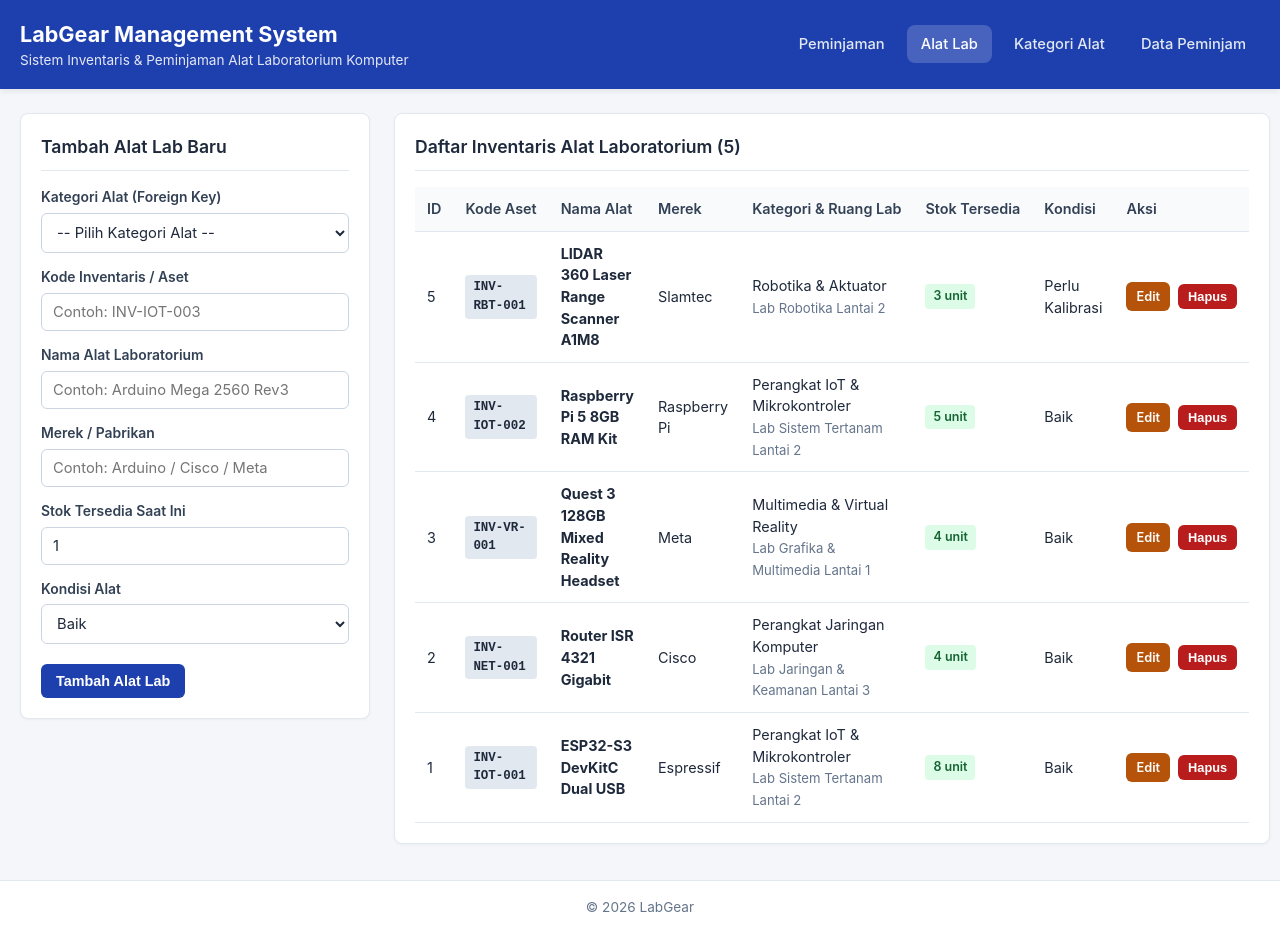
/index.php?page=equipments, run on the app's committed database.
### tables this page shows
CREATE TABLE `equipments` (
  `id` INT UNSIGNED NOT NULL AUTO_INCREMENT,
  `category_id` INT UNSIGNED NOT NULL,
  `asset_code` VARCHAR(30) NOT NULL,
  `equipment_name` VARCHAR(120) NOT NULL,
  `brand` VARCHAR(80) NOT NULL,
  `stock` INT UNSIGNED NOT NULL DEFAULT 0,
  `item_condition` ENUM('Baik', 'Perlu Kalibrasi', 'Rusak Ringan') NOT NULL DEFAULT 'Baik',
  PRIMARY KEY (`id`),
  UNIQUE KEY `uq_equipments_asset_code` (`asset_code`),
  KEY `idx_equipments_category_id` (`category_id`),
  CONSTRAINT `fk_equipments_category`
    FOREIGN KEY (`category_id`) REFERENCES `categories` (`id`)
    ON DELETE RESTRICT
    ON UPDATE CASCADE
);

CREATE TABLE `categories` (
  `id` INT UNSIGNED NOT NULL AUTO_INCREMENT,
  `category_code` VARCHAR(20) NOT NULL,
  `category_name` VARCHAR(100) NOT NULL,
  `lab_room` VARCHAR(60) NOT NULL,
  `description` VARCHAR(255) NOT NULL,
  PRIMARY KEY (`id`),
  UNIQUE KEY `uq_categories_code` (`category_code`)
);

### index.php (called while the page is built, shortened)
<?php
require_once __DIR__ . '/config/bootstrap.php';
$allowedPages = [
    'borrowings' => __DIR__ . '/view/borrowings.php',
    'equipments' => __DIR__ . '/view/equipments.php',
    'categories' => __DIR__ . '/view/categories.php',
    'borrowers'  => __DIR__ . '/view/borrowers.php',
];
$requestedPage = isset($_GET['page']) && is_string($_GET['page']) ? $_GET['page'] : 'borrowings';
$currentPage = array_key_exists($requestedPage, $allowedPages) ? $requestedPage : 'borrowings';
try {
    $database = new Database();
    $pdo = $database->getConnection();
    $equipmentRepo = new Equipment($pdo);
} catch (Throwable $e) {
    $dbError = 'Koneksi ke database gagal. Pastikan MySQL aktif dan file database/db_lab_gear.sql sudah di-import.';
}
require $allowedPages[$currentPage];

### config/helpers.php (called while the page is built, shortened)
<?php
function e(mixed $value): string
{
    return htmlspecialchars((string) ($value ?? ''), ENT_QUOTES | ENT_SUBSTITUTE, 'UTF-8');
}

### config/bootstrap.php (called while the page is built, shortened)
<?php
require_once __DIR__ . '/helpers.php';
spl_autoload_register(static function (string $className): void {
    $safeName = basename(str_replace('\\', '/', $className));
    $filePath = dirname(__DIR__) . '/class/' . $safeName . '.php';
});

### class/Equipment.php (called while the page is built, shortened)
<?php
final class Equipment extends BaseRepository
{
    public function findAll(): array
    {
        $sql = 'SELECT e.*,
                       c.category_code,
                       c.category_name,
                       c.lab_room
                FROM `equipments` e
                INNER JOIN `categories` c ON e.category_id = c.id
                ORDER BY e.id DESC';
        $rows = $this->run($sql)->fetchAll();
        return $rows;
    }
}

### class/BaseRepository.php (called while the page is built, shortened)
<?php
abstract class BaseRepository implements CrudRepository
{
    protected PDO $db;
    public function __construct(PDO $db)
    {
        $this->db = $db;
    }
    protected function run(string $sql, array $params = []): PDOStatement
    {
        $stmt = $this->db->prepare($sql);
        $stmt->execute($params);
        return $stmt;
    }
}

### view/equipments.php (the view, shortened to what this page needs)
<?php
$equipments = [];
$categories = [];
$editingEquipment = null;
if ($equipmentRepo !== null && $categoryRepo !== null) {
    try {
        $equipments = $equipmentRepo->findAll();
        $categories = $categoryRepo->findAll();
    } catch (Throwable $e) {
        $dbError = translateException($e);
    }
}
$isEdit = $editingEquipment !== null;
$hasCategories = !empty($categories);
require_once __DIR__ . '/header.php';
?>
<section class="grid-layout">
    <div class="card">
        <h2 class="card-title"><?= $isEdit ? 'Edit Data Alat Lab' : 'Tambah Alat Lab Baru' ?></h2>
        <form method="post" action="index.php?page=equipments" class="form-stack">
            <div class="form-group">
                <label for="category_id">Kategori Alat (Foreign Key)</label>
                <select id="category_id" name="category_id" required <?= !$hasCategories ? 'disabled' : '' ?>>
                    <option value="">-- Pilih Kategori Alat --</option>
                </select>
            </div>
            <div class="form-group">
                <label for="asset_code">Kode Inventaris / Aset</label>
                <input type="text" id="asset_code" name="asset_code" maxlength="30" required
                       placeholder="Contoh: INV-IOT-003"
                       value="<?= e($editingEquipment['asset_code'] ?? '') ?>">
            </div>
            <div class="form-group">
                <label for="equipment_name">Nama Alat Laboratorium</label>
                <input type="text" id="equipment_name" name="equipment_name" maxlength="120" required
                       placeholder="Contoh: Arduino Mega 2560 Rev3"
                       value="<?= e($editingEquipment['equipment_name'] ?? '') ?>">
            </div>
            <div class="form-group">
                <label for="brand">Merek / Pabrikan</label>
                <input type="text" id="brand" name="brand" maxlength="80" required
                       placeholder="Contoh: Arduino / Cisco / Meta"
                       value="<?= e($editingEquipment['brand'] ?? '') ?>">
            </div>
            <div class="form-group">
                <label for="stock">Stok Tersedia Saat Ini</label>
                <input type="number" id="stock" name="stock" min="0" max="9999" required
                       value="<?= e($editingEquipment['stock'] ?? 1) ?>">
            </div>
            <div class="form-group">
                <label for="item_condition">Kondisi Alat</label>
                <select id="item_condition" name="item_condition" required>
                    <?php foreach (Equipment::ALLOWED_CONDITIONS as $cond): ?>
                        <?php
                        $selectedCond = ($editingEquipment['item_condition'] ?? 'Baik') === $cond;
                        ?>
                        <option value="<?= e($cond) ?>" <?= $selectedCond ? 'selected' : '' ?>>
                            <?= e($cond) ?>
                        </option>
                    <?php endforeach; ?>
                </select>
            </div>
            <div class="form-actions">
                <button type="submit" class="btn btn-primary" <?= !$hasCategories ? 'disabled' : '' ?>>
                    <?= $isEdit ? 'Simpan Perubahan' : 'Tambah Alat Lab' ?>
                </button>
            </div>
        </form>
    </div>
    <div class="card">
        <h2 class="card-title">Daftar Inventaris Alat Laboratorium (<?= count($equipments) ?>)</h2>
        <div class="table-responsive">
            <table class="data-table">
                <thead>
                    <tr>
                        <th>ID</th>
                        <th>Kode Aset</th>
                        <th>Nama Alat</th>
                        <th>Merek</th>
                        <th>Kategori &amp; Ruang Lab</th>
                        <th>Stok Tersedia</th>
                        <th>Kondisi</th>
                        <th>Aksi</th>
                    </tr>
                </thead>
                <tbody>
                    <?php if (empty($equipments)): ?>
                        <tr>
                            <td colspan="8" class="empty-row">Belum ada data alat laboratorium.</td>
                        </tr>
                    <?php else: ?>
                        <?php foreach ($equipments as $eq): ?>
                            <tr>
                                <td><?= e($eq['id']) ?></td>
                                <td><span class="badge badge-code"><?= e($eq['asset_code']) ?></span></td>
                                <td><strong><?= e($eq['equipment_name']) ?></strong></td>
                                <td><?= e($eq['brand']) ?></td>
                                <td>
                                    <?= e($eq['category_name']) ?><br>
                                    <small class="text-muted"><?= e($eq['lab_room']) ?></small>
                                </td>
                                <td>
                                    <span class="badge <?= (int) $eq['stock'] > 0 ? 'badge-success' : 'badge-danger' ?>">
                                        <?= e($eq['stock']) ?> unit
                                    </span>
                                </td>
                                <td><?= e($eq['item_condition']) ?></td>
                                <td class="actions-cell">
                                    <a href="index.php?page=equipments&amp;edit=<?= e($eq['id']) ?>" class="btn btn-sm btn-warning">Edit</a>
                                    <form method="post" action="index.php?page=equipments" class="inline-form"
                                          onsubmit="return confirm('Yakin ingin menghapus alat <?= e($eq['equipment_name']) ?>?');">
                                        <button type="submit" class="btn btn-sm btn-danger">Hapus</button>
                                    </form>
                                </td>
                            </tr>
                        <?php endforeach; ?>
                    <?php endif; ?>
                </tbody>
            </table>
        </div>
    </div>
</section>
<?php
require_once __DIR__ . '/footer.php';

### style/style.css (style rules this page uses)
:root { --bg-body: #f4f6f9; --bg-card: #ffffff; --primary: #1e40af; --primary-hover: #1e3a8a; --secondary: #64748b; --success: #15803d; --warning: #b45309; --danger: #b91c1c; --text-main: #1e293b; --text-muted: #64748b; --border-color: #e2e8f0; --radius: 8px; }
* { box-sizing: border-box; margin: 0; padding: 0; }
body { font-family: -apple-system, BlinkMacSystemFont, "Segoe UI", Roboto, Oxygen, Ubuntu, Cantarell, sans-serif; background-color: var(--bg-body); color: var(--text-main); line-height: 1.5; min-height: 100vh; display: flex; flex-direction: column; }
.grid-layout { display: grid; grid-template-columns: 350px 1fr; gap: 24px; align-items: start; }
.card { background: var(--bg-card); border: 1px solid var(--border-color); border-radius: var(--radius); padding: 20px; box-shadow: 0 1px 3px rgba(0, 0, 0, 0.04); }
.card-title { font-size: 1.1rem; font-weight: 600; margin-bottom: 16px; padding-bottom: 10px; border-bottom: 1px solid var(--border-color); }
.form-stack { display: flex; flex-direction: column; gap: 14px; }
.form-group { display: flex; flex-direction: column; gap: 5px; }
.form-group label { font-size: 0.87rem; font-weight: 600; color: #334155; }
.form-group input, .form-group select, .form-group textarea { padding: 9px 11px; border: 1px solid #cbd5e1; border-radius: 6px; font-size: 0.92rem; font-family: inherit; background-color: #ffffff; color: var(--text-main); }
.form-actions { display: flex; gap: 8px; margin-top: 6px; }
.btn { display: inline-block; border: none; border-radius: 6px; padding: 9px 15px; font-size: 0.9rem; font-weight: 600; cursor: pointer; text-decoration: none; text-align: center; transition: opacity 0.15s ease; }
.btn-sm { padding: 5px 10px; font-size: 0.8rem; }
.btn-primary { background-color: var(--primary); color: #ffffff; }
.btn-warning { background-color: var(--warning); color: #ffffff; }
.btn-danger { background-color: var(--danger); color: #ffffff; }
.table-responsive { overflow-x: auto; }
.data-table { width: 100%; border-collapse: collapse; font-size: 0.9rem; }
.data-table th, .data-table td { padding: 11px 12px; text-align: left; border-bottom: 1px solid var(--border-color); vertical-align: middle; }
.data-table th { background-color: #f8fafc; font-weight: 600; color: #334155; white-space: nowrap; }
.actions-cell { white-space: nowrap; }
.inline-form { display: inline-block; margin-left: 4px; }
.badge { display: inline-block; padding: 3px 8px; font-size: 0.78rem; font-weight: 600; border-radius: 4px; }
.badge-code { background-color: #e2e8f0; color: #1e293b; font-family: monospace; }
.badge-success { background-color: #dcfce7; color: #166534; }
.text-muted { color: var(--text-muted); font-size: 0.82rem; }

### data on the page
equipments: id "5", asset_code "INV-RBT-001", equipment_name "LIDAR 360 Laser Range Scanner A1M8", brand "Slamtec", category.category_name "Robotika & Aktuator", category.lab_room "Lab Robotika Lantai 2", stock "3", item_condition "Perlu Kalibrasi"
equipments: id "4", asset_code "INV-IOT-002", equipment_name "Raspberry Pi 5 8GB RAM Kit", brand "Raspberry Pi", category.category_name "Perangkat IoT & Mikrokontroler", category.lab_room "Lab Sistem Tertanam Lantai 2", stock "5", item_condition "Baik"
equipments: id "3", asset_code "INV-VR-001", equipment_name "Quest 3 128GB Mixed Reality Headset", brand "Meta", category.category_name "Multimedia & Virtual Reality", category.lab_room "Lab Grafika & Multimedia Lantai 1", stock "4", item_condition "Baik"
equipments: id "2", asset_code "INV-NET-001", equipment_name "Router ISR 4321 Gigabit", brand "Cisco", category.category_name "Perangkat Jaringan Komputer", category.lab_room "Lab Jaringan & Keamanan Lantai 3", stock "4", item_condition "Baik"
equipments: id "1", asset_code "INV-IOT-001", equipment_name "ESP32-S3 DevKitC Dual USB", brand "Espressif", category.category_name "Perangkat IoT & Mikrokontroler", category.lab_room "Lab Sistem Tertanam Lantai 2", stock "8", item_condition "Baik"

### other printed values
count($equipments) "5"
form field item_condition "Baik"
